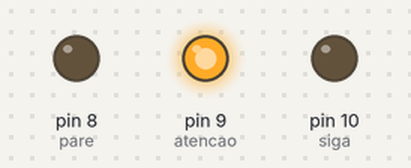
Simulated run of this sketch. Board: Arduino Uno, built with avr-gcc and run on an emulated ATmega328P. Shown: output pins drawn as LEDs (lit = HIGH).

Above: at 2.5 s.
At 8.0 s:
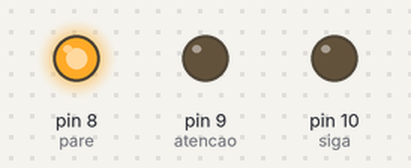
At 14.0 s:
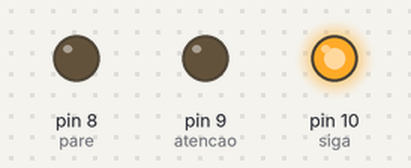
Timing chart, 0 to 22.1 s (numbered marks = the images above):
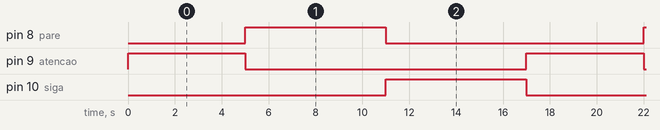

The sketch:

semaforoSimples.ino
```cpp
//definir portas
int pare = 8;
int atencao = 9;
int siga = 10;

void setup() {
  pinMode(pare, OUTPUT);
  pinMode(atencao, OUTPUT);
  pinMode(siga, OUTPUT);
}

void sinalVermelho() {
  digitalWrite(pare, HIGH);
  digitalWrite(atencao, LOW);
  digitalWrite(siga, LOW);
}

void sinalVerde() {
  digitalWrite(pare, LOW);
  digitalWrite(atencao, LOW);
  digitalWrite(siga, HIGH);
}

void sinalAmarelo() {
  digitalWrite(pare, LOW);
  digitalWrite(atencao, HIGH);
  digitalWrite(siga, LOW);
}

void loop() {
  sinalAmarelo();
  delay(5000);
  sinalVermelho();
  delay(6000);
  sinalVerde();
  delay(6000);
}
```

Measured:
- by itself, pin 8 (pare), pin 10 (siga): alternates HIGH for 6.0 s and LOW for 11.0 s
- by itself, pin 9 (atencao): alternates HIGH for 5.0 s and LOW for 12.0 s
- by itself, everything shown: repeats every 17.0 s, in 3 steps
